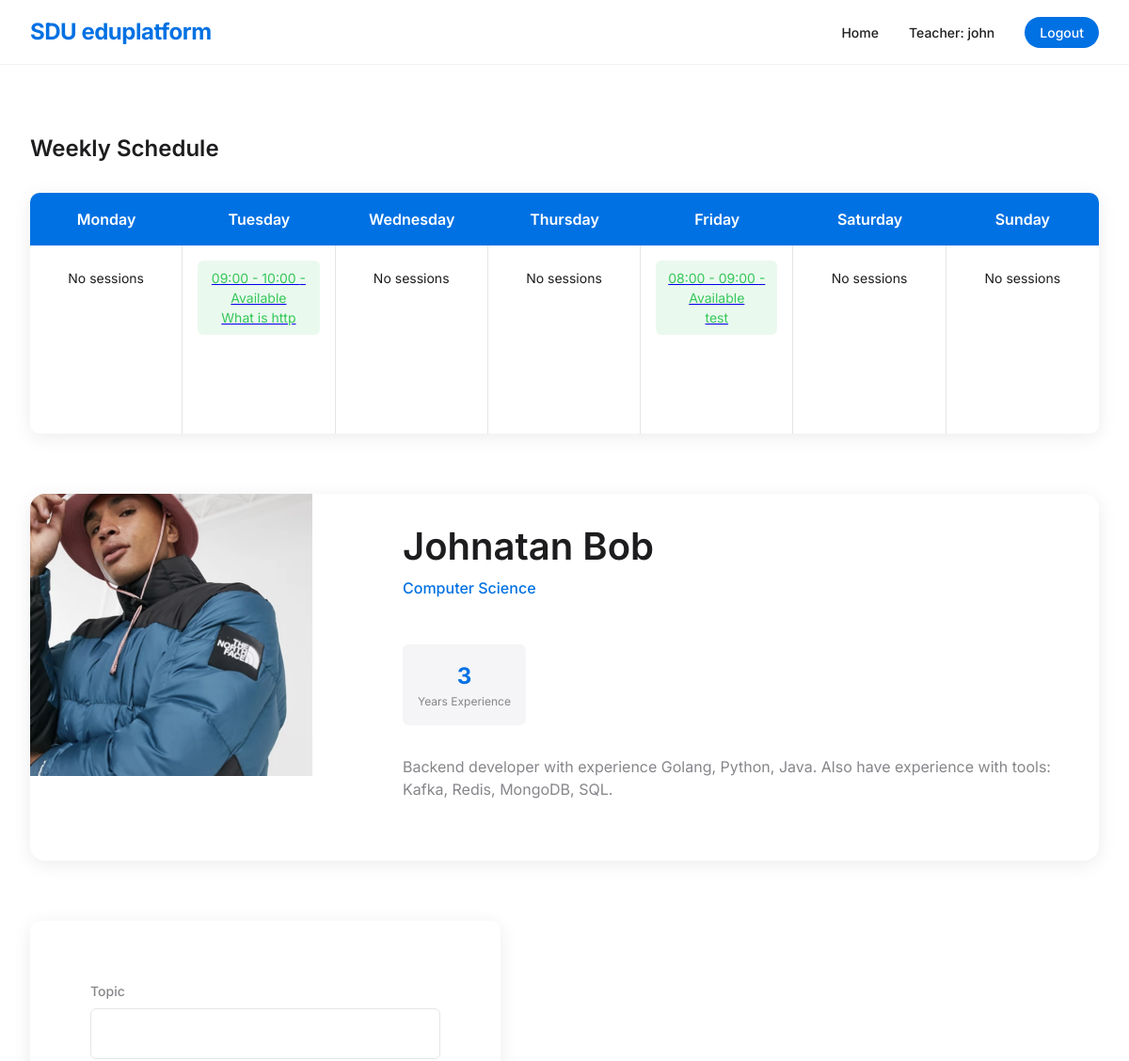
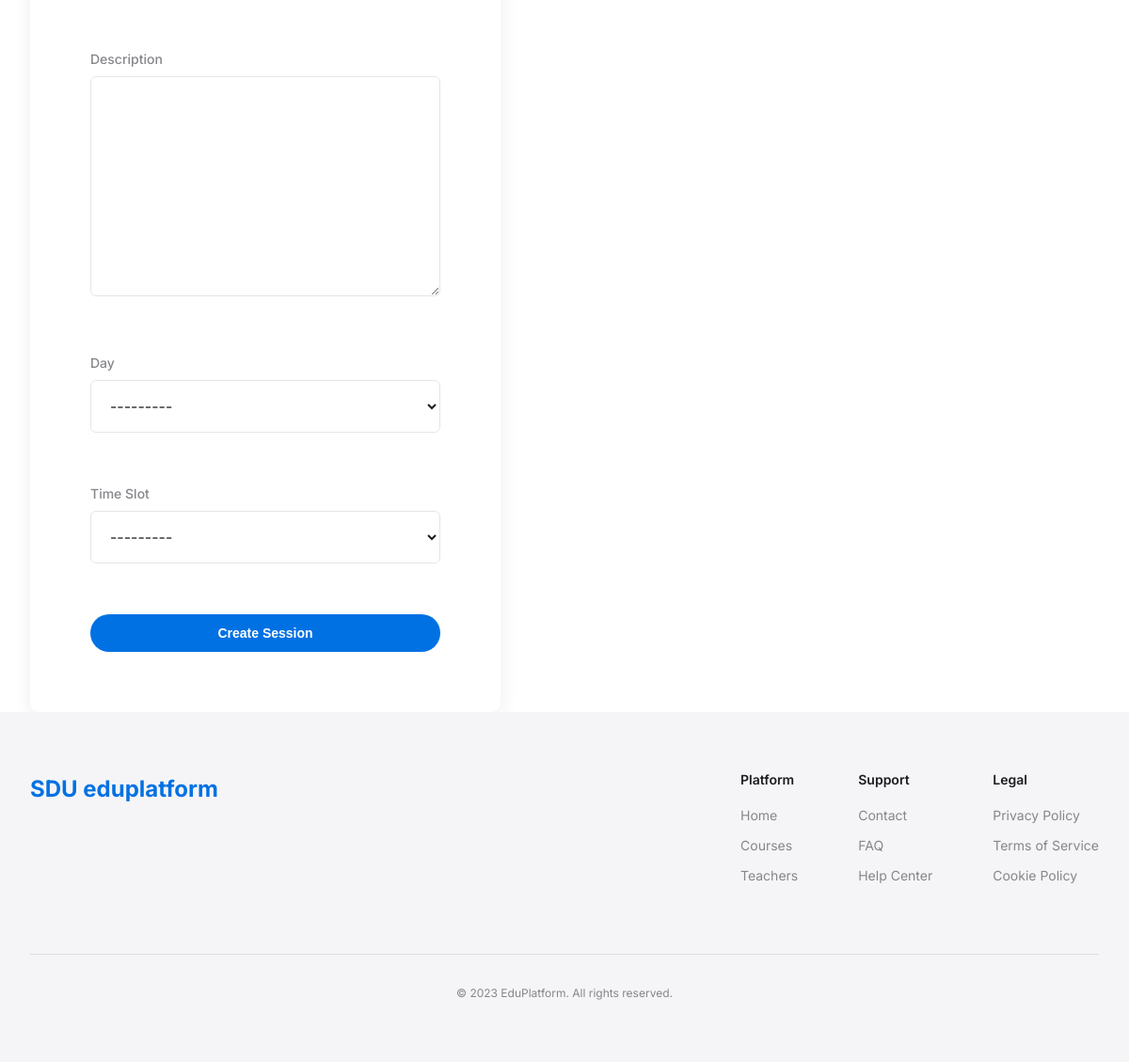
Page /teacher_profile/ (signed in) on the committed database (2 pictures, top to bottom).
### core/models.py (models this page shows, shortened)
class Session(models.Model):
    DAYS_OF_WEEK = [
        ('Monday', 'Monday'),
        ('Tuesday', 'Tuesday'),
        ('Wednesday', 'Wednesday'),
        ('Thursday', 'Thursday'),
        ('Friday', 'Friday'),
        ('Saturday', 'Saturday'),
        ('Sunday', 'Sunday'),
    ]
    TIME_SLOTS = [
        ('08:00 - 09:00', '08:00 - 09:00'),
        ('09:00 - 10:00', '09:00 - 10:00'),
        ('10:00 - 11:00', '10:00 - 11:00'),
        ('11:00 - 12:00', '11:00 - 12:00'),
        ('13:00 - 14:00', '13:00 - 14:00'),
        ('14:00 - 15:00', '14:00 - 15:00'),
        ('15:00 - 16:00', '15:00 - 16:00'),
        ('16:00 - 17:00', '16:00 - 17:00'),
    ]
    STATUS_CHOICES = [
        ('Available', 'Available'),
        ('Booked', 'Booked'),
    ]
    topic = models.CharField(max_length=100)
    description = models.TextField()
    teacher = models.ForeignKey(Teacher, on_delete=models.CASCADE, related_name='sessions')
    day = models.CharField(max_length=10, choices=DAYS_OF_WEEK)
    time_slot = models.CharField(max_length=20, choices=TIME_SLOTS)  # Using predefined 24-hour format slots
    status = models.CharField(max_length=10, choices=STATUS_CHOICES, default='Available')

class Teacher(models.Model):
    user = models.OneToOneField(User, on_delete=models.CASCADE)
    name = models.CharField(max_length=100)
    surname = models.CharField(max_length=100)
    year_experience = models.PositiveIntegerField()
    university = models.CharField(max_length=100)
    speciality = models.CharField(max_length=100)
    more_about = models.TextField()
    image = models.ImageField(upload_to='teacher_image')

### core/views.py (the view)
# urls.py: path('teacher_profile/',views.teacher_profile, name='teacher_profile'),
@user_passes_test(is_teacher)
@login_required(login_url='login')
def teacher_profile(request):
    teacher = Teacher.objects.get(user=request.user)
    if request.method == "POST":
        form = AddSession(request.POST)
        if form.is_valid():
            session = form.save(commit=False)
            session.teacher = teacher
            form.save()
            return redirect('teacher_profile')
    else:
        form = AddSession()
    days_of_week = ['Monday', 'Tuesday', 'Wednesday', 'Thursday', 'Friday', 'Saturday', 'Sunday']
    schedule = {day: teacher.sessions.filter(day=day).order_by('time_slot') for day in days_of_week}
    context = {'teacher': teacher,
               'schedule': schedule,
               'form': form,
               'days_of_week': days_of_week,
               }
    return render(request, 'teacher_profile.html', context)

### core/forms.py
class AddSession(forms.ModelForm):
    class Meta:
        model = Session
        fields = ('topic','description','day','time_slot')

### core/templatetags/dict_extras.py (called while the page is built)
@register.filter
def dict_get(d, key):
    return d.get(key)

### core/views.py (called while the page is built)
def is_teacher(user):
    return user.is_staff

### templates/teacher_profile.html (shortened to what this page needs)
{% extends 'base.html' %}
{% load dict_extras %}
{% block content %}
    <div class="container">
        <div class="teacher-schedule-section">
            <h2>Weekly Schedule</h2>
            <div class="schedule-container" id="teacher-schedule">
                <div class="schedule-header">
                    <div class="day-name">Monday</div>
                    <div class="day-name">Tuesday</div>
                    <div class="day-name">Wednesday</div>
                    <div class="day-name">Thursday</div>
                    <div class="day-name">Friday</div>
                    <div class="day-name">Saturday</div>
                    <div class="day-name">Sunday</div>
                </div>
                <div class="schedule-body">
                    {% for day in days_of_week %}
                        <div class="day-column" data-day="{{ day }}">
                            {% with sessions=schedule|dict_get:day %}
                                {% if sessions %}
                                    {% for session in sessions %}
                                        <a href="{% url 'students_list' teacher_id=teacher.id session_id=session.id %}">
                                            <div class="time-slot {{ session.status|lower }}">
                                                {{ session.time_slot }} - {{ session.status }}
                                                <br>
                                                {{ session.topic }}
                                            </div>
                                        </a>
                                    {% endfor %}
                                {% else %}
                                    <div class="time-slot">No sessions</div>
                                {% endif %}
                            {% endwith %}
                        </div>
                    {% endfor %}
                </div>
            </div>
        </div>
        <div class="profile-container" id="teacher-profile">
            <div class="profile-image" style="background-image: url('{{ teacher.image.url }}')"></div>
            <div class="profile-content">
                <h1>{{ teacher.name }} {{ teacher.surname }}</h1>
                <span class="profile-specialty">{{ teacher.speciality }}</span>
                <div class="profile-stats">
                    <div class="stat-item">
                        <div class="stat-value">{{ teacher.year_experience }}</div>
                        <div class="stat-label">Years Experience</div>
                    </div>
                </div>
                <p>{{ teacher.more_about }}</p>
            </div>
        </div>
        <form id="create-session-form" class="auth-form" method="POST">
  <div class="form-group">
    <label for="{{ form.topic.id_for_label }}">Topic</label>
    {{ form.topic }}
    <div class="form-error">{{ form.topic.errors }}</div>
  </div>
  <div class="form-group">
    <label for="{{ form.description.id_for_label }}">Description</label>
    {{ form.description }}
    <div class="form-error">{{ form.description.errors }}</div>
  </div>
  <div class="form-group">
    <label for="{{ form.day.id_for_label }}">Day</label>
    {{ form.day }}
    <div class="form-error">{{ form.day.errors }}</div>
  </div>
  <div class="form-group">
    <label for="{{ form.time_slot.id_for_label }}">Time Slot</label>
    {{ form.time_slot }}
    <div class="form-error">{{ form.time_slot.errors }}</div>
  </div>
  <button type="submit" class="cta-button full-width">Create Session</button>
</form>
    </div>
{% endblock %}

### templates/base.html (shortened to what this page needs)
<!DOCTYPE html>
{% load static %}
<html lang="en">
<head>
    <link rel="stylesheet" href="{% static 'styles.css' %}">
</head>
<body>
<div class="page-wrapper">
    <header class="main-header">
        <div class="container">
            <div class="logo">SDU eduplatform</div>
            <nav class="main-nav">
                <ul class="nav-links">
                    <li><a href="{% url 'index' %}" class="nav-link">Home</a></li>
                    {% if user.is_authenticated %}
                            {% if user.is_staff %}
                                 <li><a href="{% url 'teacher_profile' %}" class="nav-link">
                                Teacher: {{ user.username }}
                                </a></li>
                            {% else %}
                                <li><a href="{% url 'profile' %}" class="nav-link">
                                {{ user.username }}
                                </a></li>
                            {% endif %}
                        <li><a href="{% url 'logout' %}" class="nav-link highlight">Logout</a></li>
                    {% else %}
                        <li><a href="{% url 'login' %}" class="nav-link highlight">Login</a></li>
                    {% endif %}
                </ul>
            </nav>
        </div>
    </header>
    <br><br><br> <br><br><br>
    {% block content %}{% endblock %}
    <footer class="main-footer">
        <div class="container">
            <div class="footer-content">
                <div class="footer-logo">SDU eduplatform</div>
                <div class="footer-links">
                    <div class="footer-column">
                        <h5>Platform</h5>
                        <ul>
                            <li><a href="index.html">Home</a></li>
                            <li><a href="#courses">Courses</a></li>
                            <li><a href="#teachers">Teachers</a></li>
                        </ul>
                    </div>
                    <div class="footer-column">
                        <h5>Support</h5>
                        <ul>
                            <li><a href="#contact">Contact</a></li>
                            <li><a href="#">FAQ</a></li>
                            <li><a href="#">Help Center</a></li>
                        </ul>
                    </div>
                    <div class="footer-column">
                        <h5>Legal</h5>
                        <ul>
                            <li><a href="#">Privacy Policy</a></li>
                            <li><a href="#">Terms of Service</a></li>
                            <li><a href="#">Cookie Policy</a></li>
                        </ul>
                    </div>
                </div>
            </div>
            <div class="copyright">
                <p>&copy; 2023 EduPlatform. All rights reserved.</p>
            </div>
        </div>
    </footer>
</div>
</body>
</html>

### rows in the picture
Session: time_slot "09:00 - 10:00", status "Available", topic "What is http"
Session: time_slot "08:00 - 09:00", status "Available", topic "test"
Teacher: image (picture), name "Johnatan", surname "Bob", speciality "Computer Science", year_experience "3", more_about "Backend developer with experience Golang, Python, Java. Also have experience with tools: Kafka, Redis, MongoDB, SQL."

### other values in the picture
{{ user.username }} "john"
